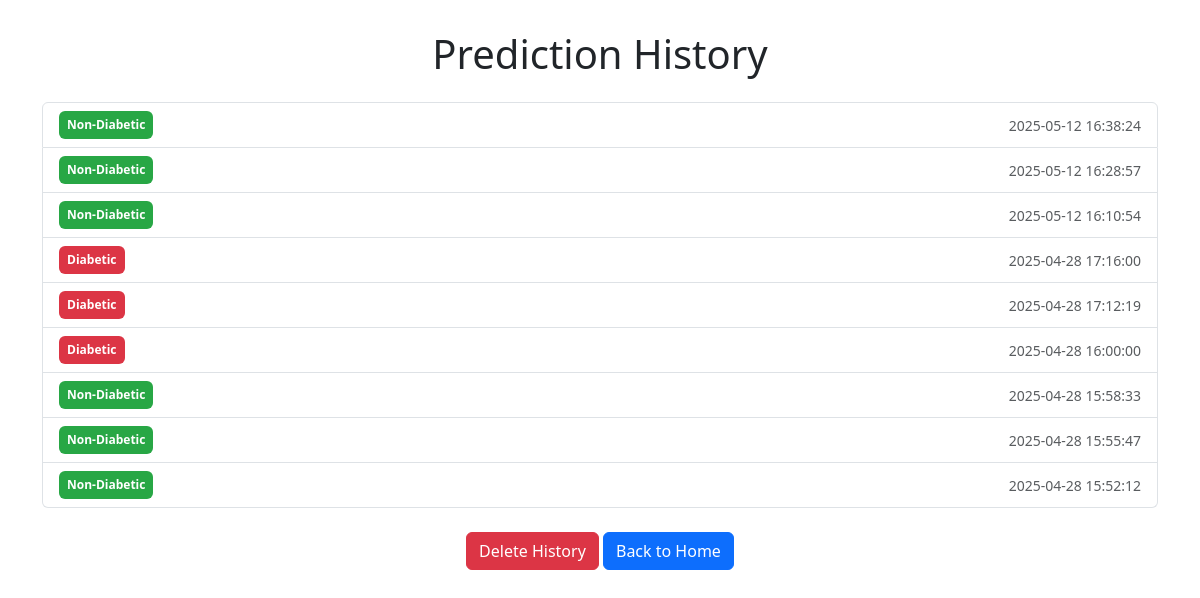
Page /history (signed in) on the earlier database version.
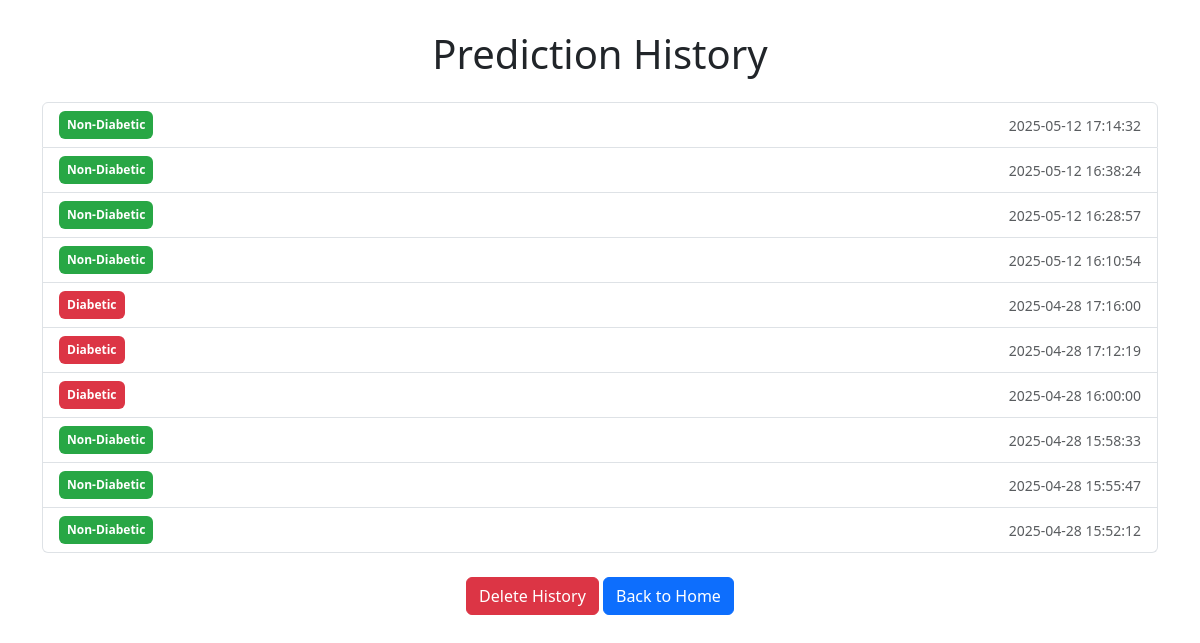
Same page on the later database version.
### tables this page shows
CREATE TABLE history (
            id INTEGER PRIMARY KEY AUTOINCREMENT,
            email TEXT,
            prediction TEXT
        , timestamp DATETIME);

### app.py (the view)
@app.route('/history')
def history():
    if 'email' not in session:
        return redirect(url_for('signin'))
    conn = sqlite3.connect(DATABASE)
    cursor = conn.cursor()
    cursor.execute('SELECT prediction, timestamp FROM history WHERE email = ? ORDER BY timestamp DESC', (session['email'],))
    data = cursor.fetchall()
    conn.close()
    label_mapping = {
        0: 'Non-Diabetic',
        1: 'Pre-Diabetic',
        2: 'Diabetic',
        '0': 'Non-Diabetic',
        '1': 'Pre-Diabetic',
        '2': 'Diabetic',
        'Non-Diabetic': 'Non-Diabetic',
        'Pre-Diabetic': 'Pre-Diabetic',
        'Diabetic': 'Diabetic'
    }
    history = []
    for row in data:
        prediction_raw = row[0]
        timestamp = row[1]
        prediction_text = label_mapping.get(prediction_raw, 'Unknown')
        history.append({
            'prediction': prediction_text,
            'timestamp': timestamp
        })
    return render_template('history.html', history=history)

### templates/history.html (shortened to what this page needs)
<!DOCTYPE html>
<html lang="en">
<head>
    <link href="https://cdn.jsdelivr.net/npm/bootstrap@5.3.2/dist/css/bootstrap.min.css" rel="stylesheet">
</head>
<body>
    <div class="container">
        <h1 class="mb-4 text-center">Prediction History</h1>
        {% if history %}
            <div class="list-group">
                {% for item in history %}
                    <div class="list-group-item d-flex justify-content-between align-items-center">
                        {% if item.prediction == 'Non-Diabetic' %}
                            <span class="badge badge-non-diabetic p-2">{{ item.prediction }}</span>
                        {% elif item.prediction == 'Pre-Diabetic' %}
                            <span class="badge badge-pre-diabetic p-2">{{ item.prediction }}</span>
                        {% elif item.prediction == 'Diabetic' %}
                            <span class="badge badge-diabetic p-2">{{ item.prediction }}</span>
                        {% else %}
                            <span class="badge bg-secondary p-2">{{ item.prediction }}</span>
                        {% endif %}
                        <small class="text-muted">{{ item.timestamp }}</small>
                    </div>
                {% endfor %}
            </div>
            <div class="text-center mt-4">
                <button onclick="confirmDelete()" class="btn btn-danger">Delete History</button>
                <a href="{{ url_for('home') }}" class="btn btn-primary">Back to Home</a>
            </div>
        {% else %}
            <div class="alert alert-info text-center">No prediction history available.</div>
            <div class="text-center">
                <a href="{{ url_for('home') }}" class="btn btn-primary">Back to Home</a>
            </div>
        {% endif %}
    </div>
</body>
</html>

Differences in the rows shown:
added history: prediction "Non-Diabetic", timestamp "2025-05-12 17:14:32"
